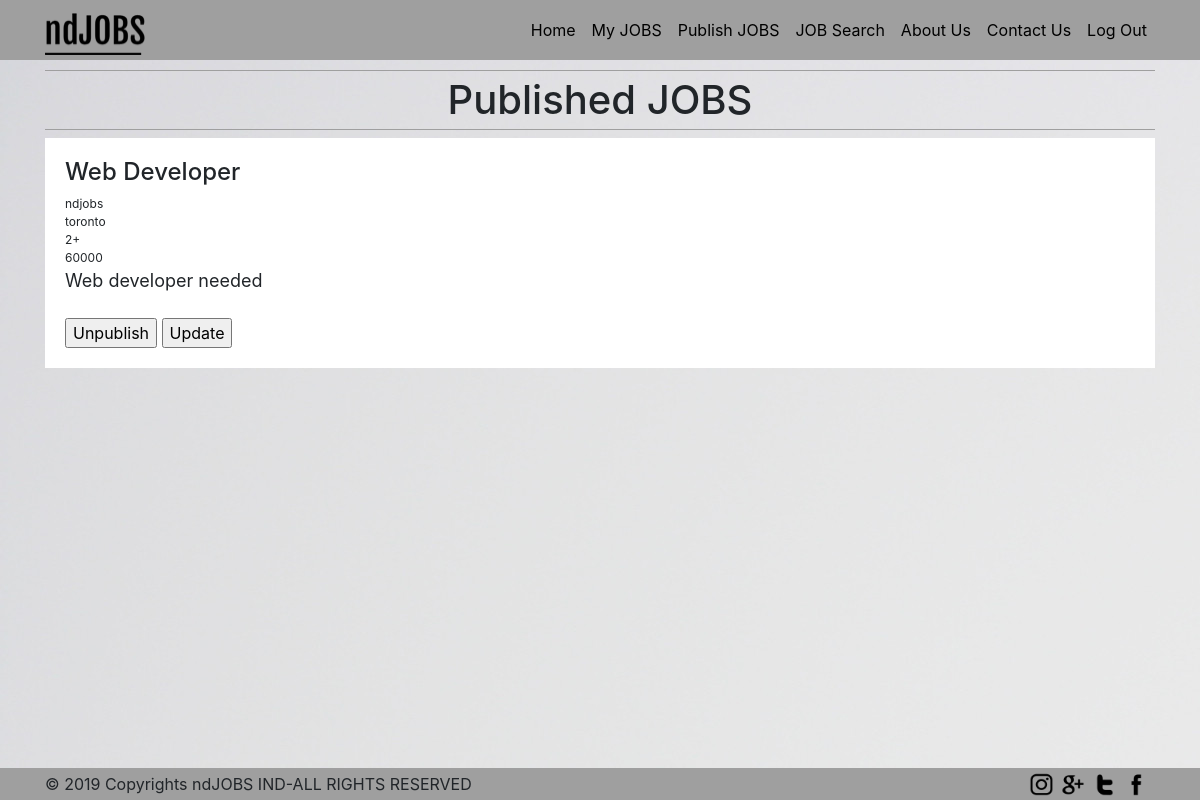
Screenshot of /providerviewjob.php?jobid=19 with the database file from the repository.
### tables this page shows
CREATE TABLE `jobs` (
  `email` varchar(255) NOT NULL,
  `jobid` bigint(10) NOT NULL,
  `title` varchar(255) NOT NULL,
  `company` varchar(255) NOT NULL,
  `location` varchar(255) NOT NULL,
  `yoe` varchar(255) NOT NULL,
  `salary` varchar(255) NOT NULL,
  `description` longtext NOT NULL,
  `keywords` longtext NOT NULL
);

### providerviewjob.php (the view, shortened to what this page needs)
<?php
$jobid=$_GET['jobid'];
$cn=@mysqli_connect('localhost','root','','ndjobs');
?>
<!DOCTYPE html>
<html>
<head>
<link rel="stylesheet" href="https://maxcdn.bootstrapcdn.com/bootstrap/4.3.1/css/bootstrap.min.css">
<link rel="stylesheet" href="style.css">
</head>
<body>
<div class="main">
<div id="header">
  <div class="container">
    <div class="row">
      <div class="col-xl-12">
        <nav class="navbar navbar-expand-lg navbar-light bg-light ">
           <a class="navbar-brand" href="homeprovider.php"><img src="images/logo.png" width="100px"  height="50px"></a>
<div class="collapse navbar-collapse" id="navbarSupportedContent">
        <ul class="navbar-nav">
            <li class="nav-item">
                <a class="nav-link" href="homeprovider.php">Home</a>
            </li>
            <li class="nav-item">
                <a class="nav-link" href="providerjobs.php">My JOBS</a>
            </li>
            <li class="nav-item">
                <a class="nav-link" href="addjobs.php">Publish JOBS</a>
            </li>
			<li class="nav-item">
				<a class="nav-link" href="jobsearch.php">JOB Search</a>
			</li>
			<li class="nav-item">
				<a class="nav-link" href="aboutus.php">About Us</a>
			</li>
			<li class="nav-item">
				<a class="nav-link" href="contactus.php">Contact Us</a>
			</li>
			<li class="nav-item">
				<a class="nav-link" href="logoutprovider.php">Log Out</a>
			</li>
		</ul>
</div>
		</nav>
	   </div>
	</div>
  </div>
</div>
<div class="heading">
<div class="container">
<div class="row">
<div class="col-xl-12">
<h1>Published JOBS <?php echo $_SESSION['providername'];?></h1>
</div>
</div>
</div>
</div>
<?php $select1="select * from jobs where jobid='".$jobid."'";
	$query1=@mysqli_query($cn,$select1);
	$tbrw=@mysqli_num_rows($query1);
	if($tbrw>0)
	{
		while ($rowdata=@mysqli_fetch_array($query1))
	{
		?>
<div class="container">
<div class="jobs">
<div class="row">
			<div class="col-xl-12">
    <h4><?php echo $rowdata['title']?></h4>
	<p><?php echo $rowdata['company']?></p>
    <p><?php echo $rowdata['location']?></p>
	<p><?php echo $rowdata['yoe']?></p>
	<p><?php echo $rowdata['salary']?></p>
	<p1><?php echo $rowdata['description']?></p1><?php
	}
}
?>
<br>
<br>
<input type="button" value="Unpublish" onclick="window.location.href='deletejob.php?jobid=<?php echo $jobid;?>'"/>
<input type="button" value="Update" onclick="window.location.href='updatejob.php?jobid=<?php echo $jobid;?>'"/>
</div>
</div>
</div>
</div>
<div id="footer">
<div class="container">
<div class="row">
<div class="col-xl-8">
<p>&copy; 2019 Copyrights ndJOBS IND-ALL RIGHTS RESERVED</p>
</div>
<div class="col-xl-4">
<img src="images/facebook.png">
<img src="images/twitter.png">
<img src="images/googleplus.png">
<img src="images/instagram.png">
</div>
</div>
</div>
</div>
</div>
</body>
</html>

### style.css (style rules this page uses)
body { float:left;width:100%;background-image: url("images/bg.jpg"); }
#header { float:left;width:100%;background-color:#9F9F9F; }
#header ul li a { color:black;border-bottom:1px solid transparent; }
#header img { float:left;padding-top: 8px; }
.navbar { background-color:transparent !important;padding:0px; }
.heading { width:100%;float:left; }
h1 { text-align:center;border-top:1px solid #9F9F9F;border-bottom: 1px solid #9F9F9F;padding-top:5px;padding-bottom:5px;margin-top:10px; }
.jobs { width: 100%;float: left;background-color: white;margin-bottom:20px;padding:20px; }
.jobs p { font-size: 12px; margin-bottom: 0px; }
.jobs p1 { font-size: 18px;height:5px; }
#footer { position:fixed;left:0;bottom:0;float:left;width:100%;background-color:#9F9F9F; }
#footer p { margin-top:4px;margin-bottom:0px; }
#footer img { float:right;display:inline;width:7%;margin-right:7px;padding-bottom:4px;padding-top:4px; }

### rows the page displays
jobs: title "Web Developer", company "ndjobs", location "toronto", yoe "2+", salary "60000", description "Web developer needed"
